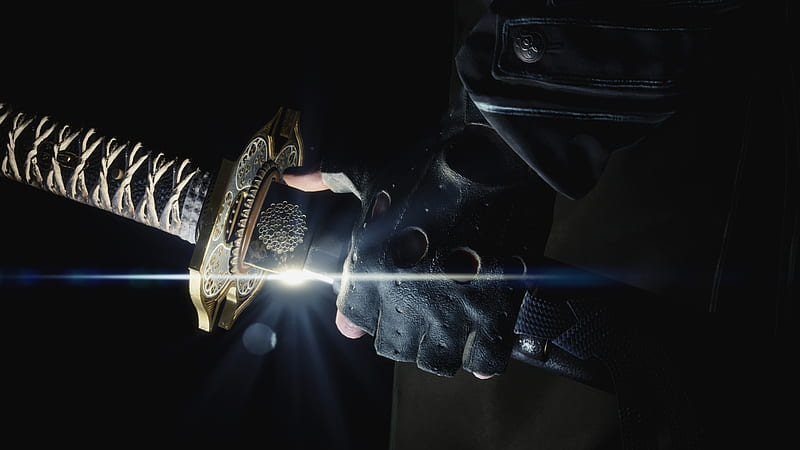
#> input picture basics/images/dmc.jpg, 800 x 450 px
$ python color_pick_video.py --path ../basics/images/dmc.jpg
#> lines starting #> are read from the running program, lines starting #| are printed output that depends on the picture; after the words box and inside, x2 and y2 are one past the last pixel; in counts of white or black regions, pixels touching at a corner belong together; pictures that were not available may be replaced by others from this repository, and a replacement may not be noted
import argparse
import cv2
import numpy as np
import sys


class color_pick():
	kernal = (7,7)
	blur =(5,5)
	pixel = (0,0,0)


	def __init__(self,path,video):
#> called with path = '../basics/images/dmc.jpg', video = 1
		self.path = path
		self.video = video
		self.image = cv2.imread(self.path)
#> self.image is the input picture: shape (450, 800, 3); mean B, G, R 28.2, 27, 25.9
		self.cap = cv2.VideoCapture(self.video)

	def pick_color(self,event,x,y,flags,param):
		global up, down
		if event == cv2.EVENT_LBUTTONDOWN:
			pixel = self.hsv[y,x]
        #tolerance adjustable values
			Tolerance_1 = 15
			Tolerance_2 = 45
        #HUE, SATURATION, AND VALUE (BRIGHTNESS) RANGES. TOLERANCE COULD BE ADJUSTED.
			up =  np.array([pixel[0] + Tolerance_1, pixel[1] + Tolerance_1, pixel[2] + Tolerance_2])
			down =  np.array([pixel[0] - Tolerance_1, pixel[1] - Tolerance_1, pixel[2] - Tolerance_2])
        #changing the the trackbars values
			cv2.setTrackbarPos("L - H", "Trackbars",down[0])
			cv2.setTrackbarPos("L - S", "Trackbars",down[1])
			cv2.setTrackbarPos("L - V", "Trackbars",down[2])
			cv2.setTrackbarPos("U - H", "Trackbars",up[0])
			cv2.setTrackbarPos("U - S", "Trackbars",up[1])
			cv2.setTrackbarPos("U - V", "Trackbars",up[2])

	def nothing(self,x):
		pass

	def main(self):
		mat = np.zeros((300,300,3), np.uint8)
		cv2.imshow("HSV",mat)
		cv2.setMouseCallback("HSV", self.pick_color)
		cv2.namedWindow("Trackbars")
		cv2.createTrackbar("L - H", "Trackbars", 0, 179, self.nothing)
#> slider 'L - H' is set to 35
		cv2.createTrackbar("L - S", "Trackbars", 0, 255, self.nothing)
#> slider 'L - S' is set to 51
		cv2.createTrackbar("L - V", "Trackbars", 0, 255, self.nothing)
#> slider 'L - V' is set to 51
		cv2.createTrackbar("U - H", "Trackbars", 0, 179, self.nothing)
#> slider 'U - H' is set to 179
		cv2.createTrackbar("U - S", "Trackbars", 0, 255, self.nothing)
#> slider 'U - S' is set to 255
		cv2.createTrackbar("U - V", "Trackbars", 0, 255, self.nothing)
#> slider 'U - V' is set to 255
		while True:
        			#loading image from the user path
			_,frame = self.cap.read()
       			#adding a blure to inhance the color detection
			frame = cv2.GaussianBlur(frame,self.blur,0)

			ref = cv2.imread('circle.jpg')
			ref = cv2.resize(ref,(300,300))
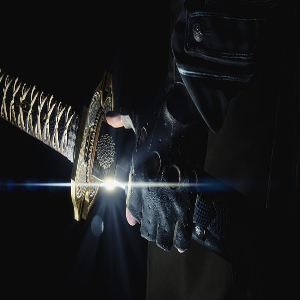
#> ref: shape (300, 300, 3); mean B, G, R 28.2, 26.9, 25.9
			ref = cv2.GaussianBlur(ref,self.blur,0)
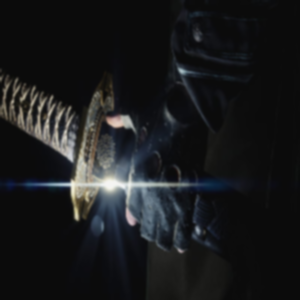
#> ref: shape (300, 300, 3); mean B, G, R 28.2, 26.9, 25.9

       			# converting to HSV color space
			self.hsv = cv2.cvtColor(frame, cv2.COLOR_BGR2HSV)
#> self.hsv: shape (450, 800, 3); mean H, S, V 44.6, 28.2, 29.5
			self.refhsv = cv2.cvtColor(ref, cv2.COLOR_BGR2HSV)
#> self.refhsv: shape (300, 300, 3); mean H, S, V 45.2, 27.6, 29.4
			l_h = cv2.getTrackbarPos("L - H", "Trackbars")
			l_s = cv2.getTrackbarPos("L - S", "Trackbars")
			l_v = cv2.getTrackbarPos("L - V", "Trackbars")
			u_h = cv2.getTrackbarPos("U - H", "Trackbars")
			u_s = cv2.getTrackbarPos("U - S", "Trackbars")
			u_v = cv2.getTrackbarPos("U - V", "Trackbars")

			lower= np.array([l_h, l_s, l_v])
			upper = np.array([u_h, u_s, u_v])
			mask = cv2.inRange(self.hsv, lower, upper)
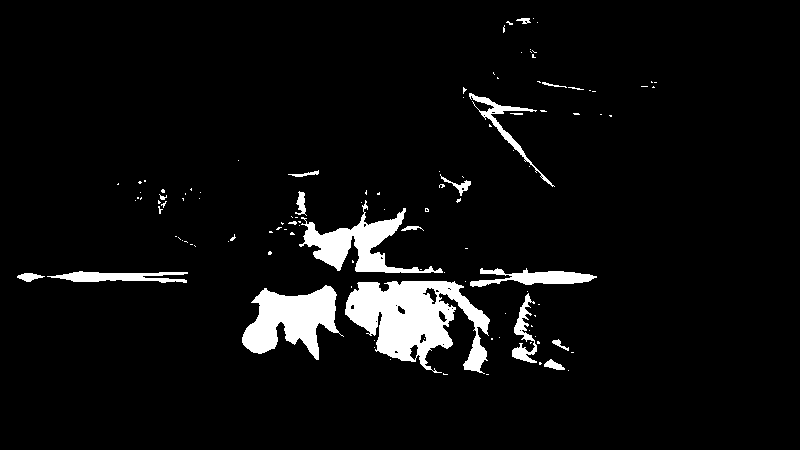
#> mask: shape (450, 800); 5.5% white; 117 white regions (97 under 20 px), largest, box (x1, y1, x2, y2) and area: (345, 281, 490, 374) 7392, (242, 285, 344, 360) 4190, (299, 200, 443, 273) 3306
			maskref = cv2.inRange(self.refhsv, lower, upper)
#> maskref: shape (300, 300); 5.5% white; 24 white regions (14 under 20 px), largest, box (x1, y1, x2, y2) and area: (130, 187, 184, 249) 1901, (91, 191, 128, 238) 1029, (111, 128, 167, 182) 871
        	#cleaning the mask
			mask = cv2.erode(mask,self.kernal)
#> mask: shape (450, 800); 5% white; 89 white regions (72 under 20 px), largest, box (x1, y1, x2, y2) and area: (345, 282, 490, 373) 7058, (242, 286, 339, 360) 4068, (299, 209, 443, 273) 3054
			mask = cv2.dilate(mask,self.kernal)
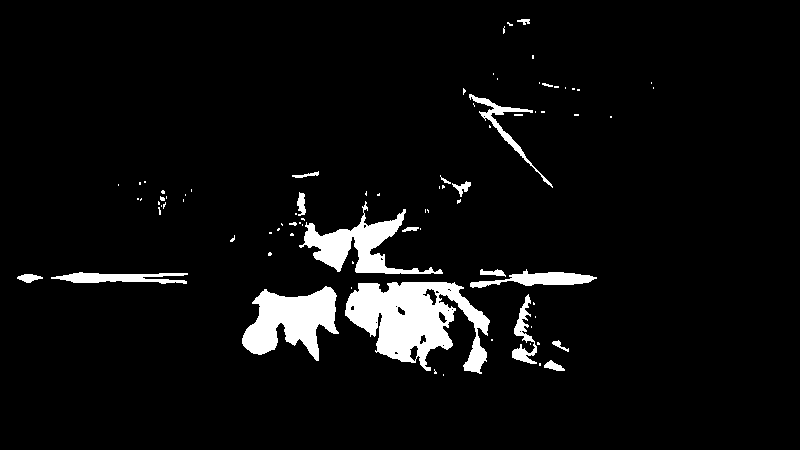
#> mask: shape (450, 800); 5.5% white; 83 white regions (64 under 20 px), largest, box (x1, y1, x2, y2) and area: (345, 282, 490, 374) 7351, (242, 286, 339, 361) 4184, (299, 201, 443, 274) 3288
			last = cv2.bitwise_or(frame, frame, mask = mask)
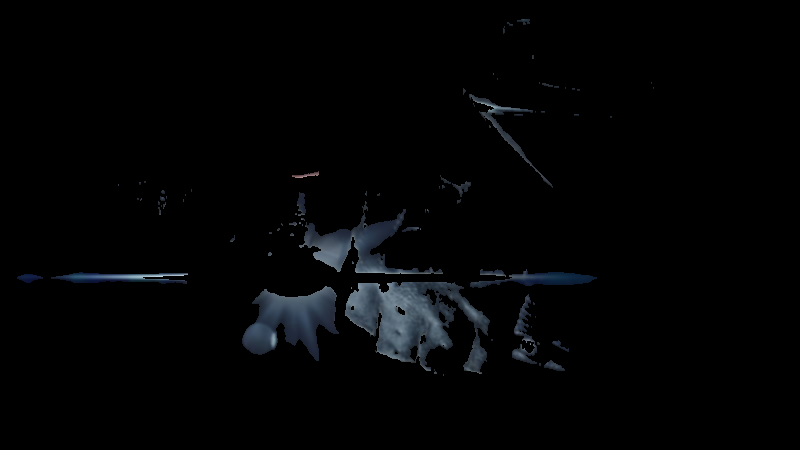
#> last: shape (450, 800, 3); mean B, G, R 4.6, 3.8, 3.1
			maskref = cv2.erode(maskref,self.kernal)
#> maskref: shape (300, 300); 5% white; 26 white regions (15 under 20 px), largest, box (x1, y1, x2, y2) and area: (130, 188, 184, 248) 1691, (91, 192, 127, 238) 988, (114, 144, 166, 182) 747
			maskref = cv2.dilate(maskref,self.kernal)
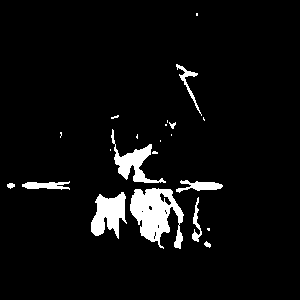
#> maskref: shape (300, 300); 5.5% white; 22 white regions (12 under 20 px), largest, box (x1, y1, x2, y2) and area: (130, 188, 184, 249) 1896, (91, 192, 127, 239) 1028, (111, 129, 166, 183) 853
			inv = cv2.bitwise_or(ref,ref,mask = maskref)
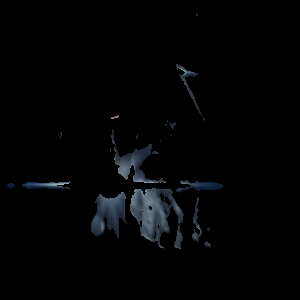
#> inv: shape (300, 300, 3); mean B, G, R 4.6, 3.8, 3.1

       		#Show results
			cv2.imshow("frame", last)
			cv2.imshow("HSV",self.hsv)
			cv2.imshow("Trackbars", inv)
			if cv2.waitKey(1) & 0xFF == ord('s'):
#> (key Esc is pressed here)
				break


if __name__ == '__main__':
	parser = argparse.ArgumentParser('Hsv color picker')
	parser.add_argument('-p', '--path', help ='add the location of the picture')
	args = parser.parse_args()
	path = args.path
	pick = color_pick(path,1)
	pick.main()
	cv2.destroyAllWindows()
